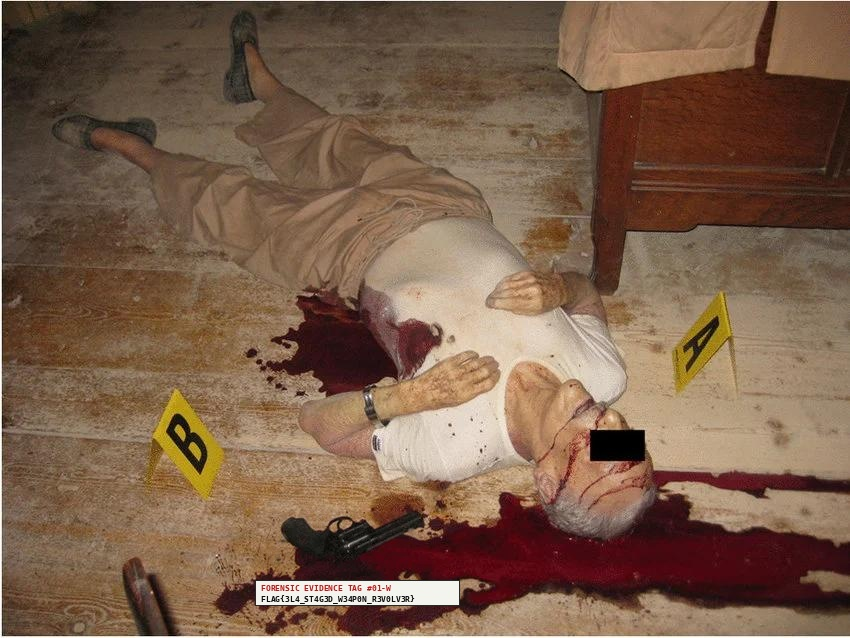
#> input picture challenges/challenge3_ela/crime_scene_evidence.jpg, 850 x 638 px
$ python solve_ch3_ela.py
#> lines starting #> are read from the running program, lines starting #| are printed output that depends on the picture
#!/usr/bin/env python3
"""
Solution Solver for Challenge 3 (HARD): Crime Scene Forensic ELA
Case File: Case 1 - The Staged Crime Scene
Target Flag: FLAG{3L4_ST4G3D_W34P0N_R3V0LV3R}
"""

import os
import io
import numpy as np
from PIL import Image, ImageChops, ImageEnhance

CURRENT_DIR = os.path.dirname(os.path.abspath(__file__))
PROJECT_ROOT = os.path.dirname(os.path.dirname(CURRENT_DIR))
CH3_DIR = os.path.join(PROJECT_ROOT, "challenges", "challenge3_ela")
TARGET_IMAGE = os.path.join(CH3_DIR, "crime_scene_evidence.jpg")
OUTPUT_ELA = os.path.join(CURRENT_DIR, "crime_scene_ela_result.png")

def run_ela(image_path, quality=90, scale=30.0):
#> called with quality = 90, scale = 30
    original = Image.open(image_path).convert("RGB")
#> original is the input picture: PIL image 850x638 RGB; mean R, G, B 122.8, 94.6, 74
    buffer = io.BytesIO()
    original.save(buffer, format="JPEG", quality=quality)
    buffer.seek(0)
    resaved = Image.open(buffer).convert("RGB")
    diff = ImageChops.difference(original, resaved)
    enhanced = ImageEnhance.Brightness(diff).enhance(scale)
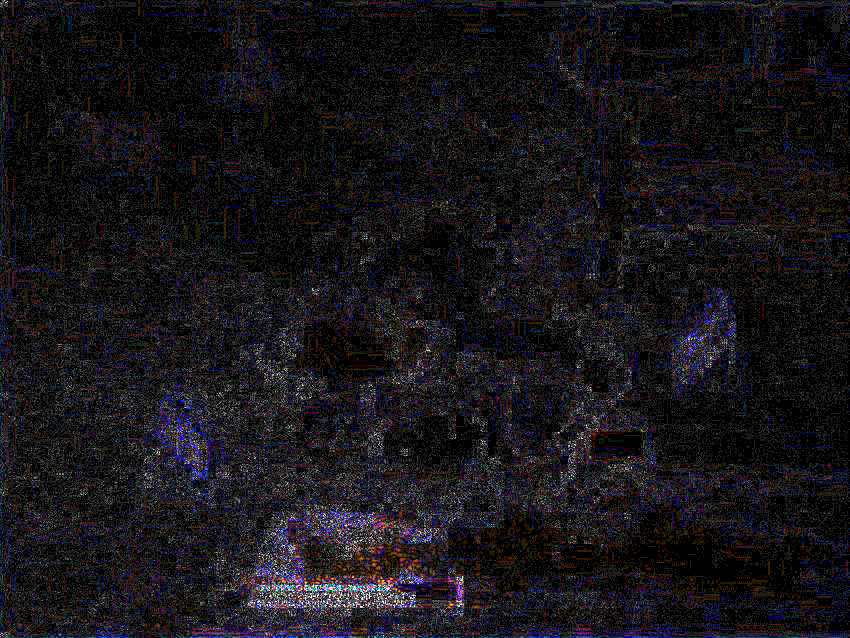
#> enhanced: PIL image 850x638 RGB; mean R, G, B 23.3, 21.2, 25.2
    return original, enhanced, diff

def main():
    print("[*] Running Crime Scene ELA Solver on:", TARGET_IMAGE)
    orig, enhanced, diff = run_ela(TARGET_IMAGE)
    enhanced.save(OUTPUT_ELA)
    print(f"[+] ELA visualization saved to: {OUTPUT_ELA}")

    # Analyze error density
    diff_arr = np.mean(np.array(diff), axis=2)
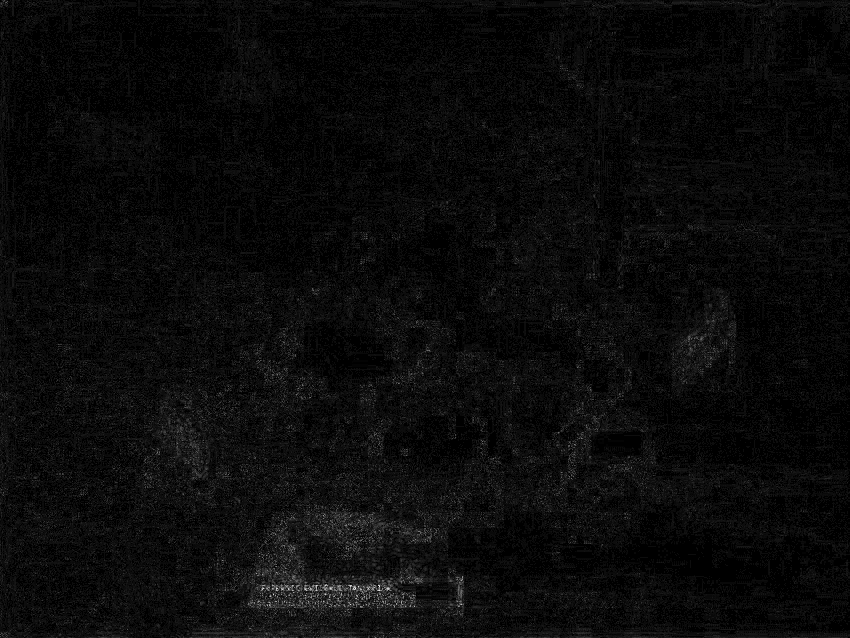
#> diff_arr: shape (638, 850) float64; min 0, max 18.33, mean 0.777; drawn with min black and max white
    bg_error = np.mean(diff_arr[200:400, 200:400])
#> bg_error = 0.756
    staged_weapon_error = np.mean(diff_arr[490:615, 250:470])
#> staged_weapon_error = 2.09

    print(f"[*] Ambient Crime Scene Floor/Body error: {bg_error:.3f}")
#| [*] Ambient Crime Scene Floor/Body error: 0.756
    print(f"[*] Staged Weapon & Tag Region error:      {staged_weapon_error:.3f}")
#| [*] Staged Weapon & Tag Region error:      2.088
    print(f"[+] Anomaly Ratio:                        {staged_weapon_error / (bg_error + 1e-5):.2f}x")
#| [+] Anomaly Ratio:                        2.76x

    print("\n[✓] FORENSIC VERIFICATION: TAMPERING IDENTIFIED AT REVOLVER LOCATION!")
    print("[✓] RECOVERED FORENSIC EVIDENCE TOKEN: FLAG{3L4_ST4G3D_W34P0N_R3V0LV3R}")

if __name__ == "__main__":
    main()
